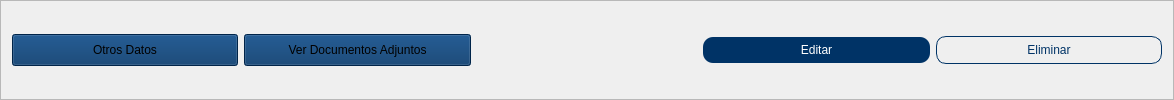
                  <widget class="QFrame" name="frame_41">
                   <property name="frameShape">
                    <enum>QFrame::Shape::StyledPanel</enum>
                   </property>
                   <property name="frameShadow">
                    <enum>QFrame::Shadow::Raised</enum>
                   </property>
                   <layout class="QHBoxLayout" name="horizontalLayout_27" stretch="1,1,1,1,1">
                    <item>
                     <widget class="QPushButton" name="btnviewDocumentos_2">
                      <property name="styleSheet">
                       <string notr="true">background-color: rgb(0, 51, 102);
padding:8px;
font: 600 12pt &quot;Segoe UI&quot;;</string>
                      </property>
                      <property name="text">
                       <string>Otros Datos</string>
                      </property>
                     </widget>
                    </item>
                    <item>
                     <widget class="QPushButton" name="btnviewDocumentos">
                      <property name="styleSheet">
                       <string notr="true">background-color: rgb(0, 51, 102);
padding:8px;
font: 600 12pt &quot;Segoe UI&quot;;</string>
                      </property>
                      <property name="text">
                       <string>Ver Documentos Adjuntos</string>
                      </property>
                     </widget>
                    </item>
                    <item>
                     <spacer name="horizontalSpacer_40">
                      <property name="orientation">
                       <enum>Qt::Orientation::Horizontal</enum>
                      </property>
                      <property name="sizeHint" stdset="0">
                       <size>
                        <width>792</width>
                        <height>20</height>
                       </size>
                      </property>
                     </spacer>
                    </item>
                    <item>
                     <widget class="QPushButton" name="editarE_2">
                      <property name="styleSheet">
                       <string notr="true">color: rgb(255, 255, 255);
background-color: rgb(0, 51, 102);
padding:6px;
font: 11pt &quot;Segoe UI&quot;;
border-radius:10px;</string>
                      </property>
                      <property name="text">
                       <string>Editar</string>
                      </property>
                     </widget>
                    </item>
                    <item>
                     <widget class="QPushButton" name="EliminarE_2">
                      <property name="styleSheet">
                       <string notr="true">color: rgb(0, 51, 102);
border: 1px solid #003366;
padding:6px;
font: 11pt &quot;Segoe UI&quot;;
border-radius:10px;</string>
                      </property>
                      <property name="text">
                       <string>Eliminar</string>
                      </property>
                     </widget>
                    </item>
                   </layout>
                  </widget>
